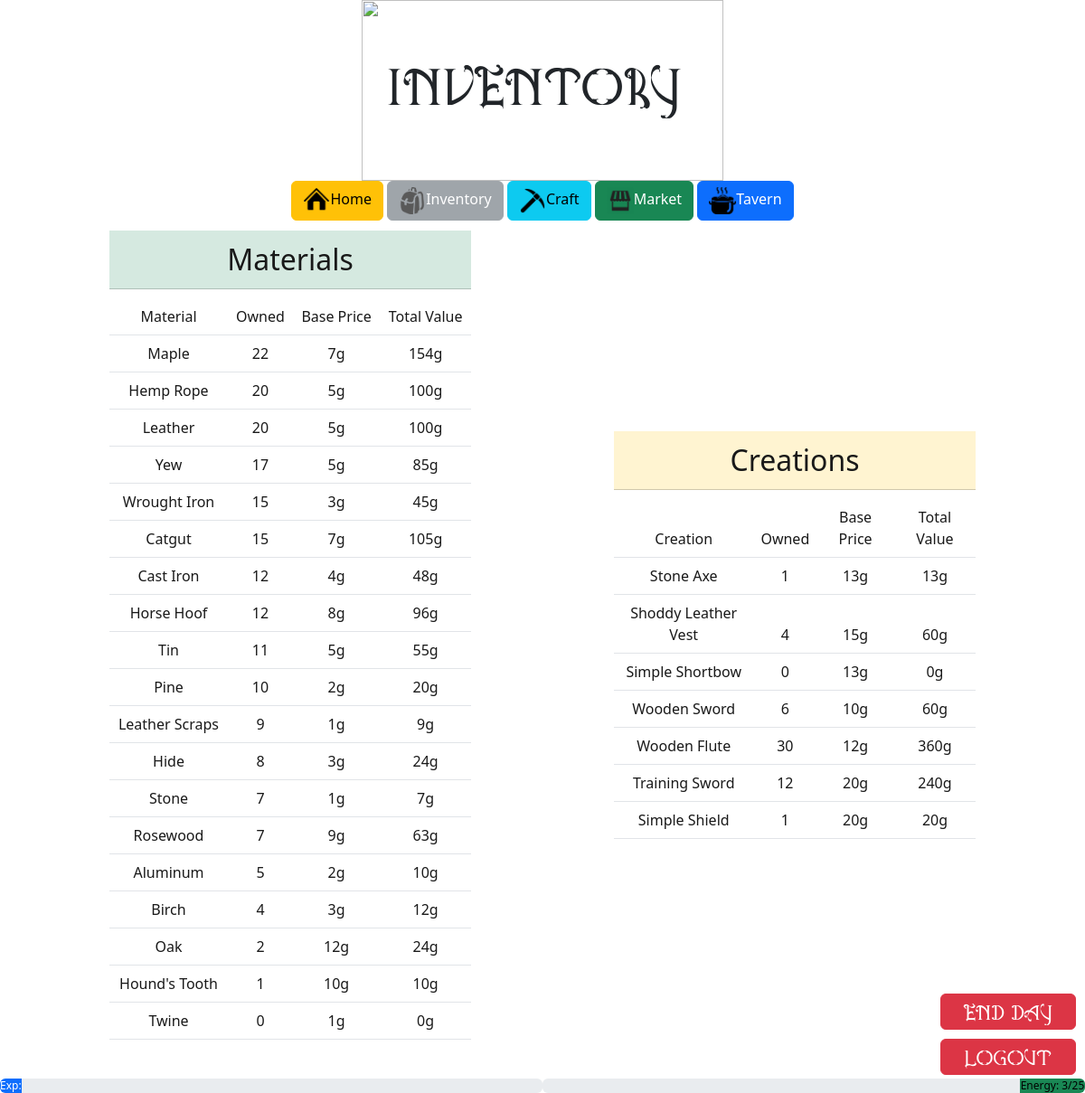
Before: /inventory (signed in) with the older database file.
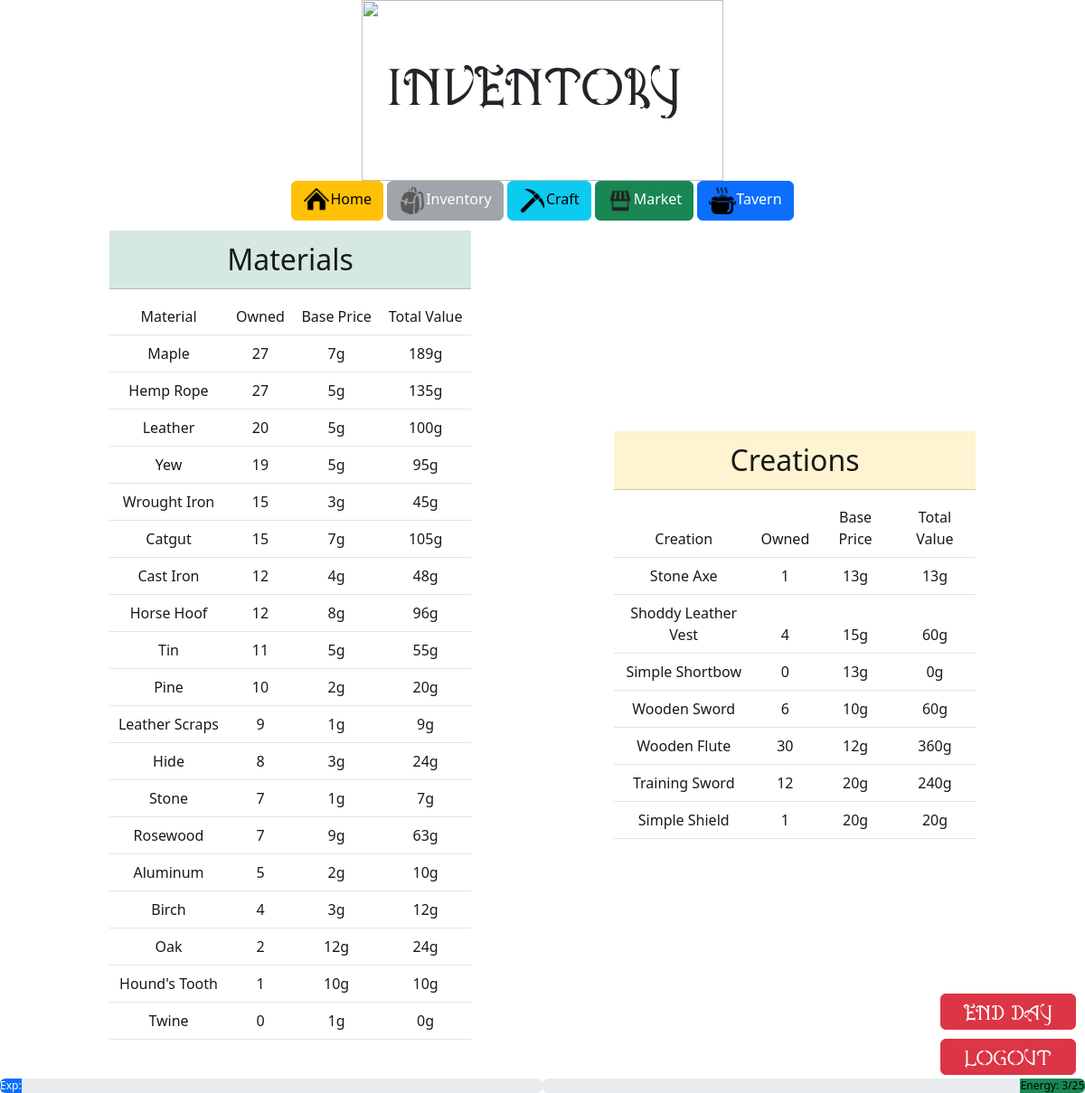
After: the same page with the newer database file.
### tables this page shows
CREATE TABLE "materials_inventory" (
    mat_id INTEGER NOT NULL, amount INTEGER DEFAULT 0, player_id INTEGER NOT NULL DEFAULT 1,
    FOREIGN KEY(mat_id) REFERENCES materials(id),
    FOREIGN KEY(player_id) REFERENCES stats(player_id)
);

CREATE TABLE materials (
    id INTEGER PRIMARY KEY AUTOINCREMENT NOT NULL,
    name TEXT NOT NULL,
    base_price INTEGER NOT NULL
);

CREATE TABLE "creations_inventory" (
    creation_id INTEGER NOT NULL, 'amount' INTEGER NOT NULL DEFAULT 0,
    player_id INTEGER NOT NULL DEFAULT 1,
    FOREIGN KEY(creation_id) REFERENCES creations(id),
    FOREIGN KEY(player_id) REFERENCES stats(player_id)
);

CREATE TABLE creations (
    id INTEGER PRIMARY KEY AUTOINCREMENT NOT NULL,
    name TEXT NOT NULL,
    base_price INTEGER NOT NULL
);

CREATE TABLE "stats" ('player_id' INTEGER PRIMARY KEY AUTOINCREMENT NOT NULL DEFAULT 1 , 'gold' INTEGER NOT NULL DEFAULT 200 , 'level' INTEGER NOT NULL DEFAULT 1, 'exp' INTEGER NOT NULL DEFAULT 0, 'next_level' INTEGER DEFAULT 100,'energy' INTEGER NOT NULL DEFAULT 10,'max_energy' INTEGER NOT NULL DEFAULT 10, `day` INTEGER NOT NULL DEFAULT 1);

### app.py (the view)
@app.route("/inventory", methods=["GET", "POST"])
def inventory():
    stats = db.execute("SELECT * FROM stats WHERE player_id = ?", session["user_id"])[0]
    inventory = db.execute("""SELECT name, mi.amount, base_price
                           FROM materials m
                           JOIN materials_inventory mi
                           ON m.id = mi.mat_id
                           AND mi.player_id = ? ORDER BY mi.amount DESC""", session["user_id"])
    c_inventory = db.execute("""SELECT name, ci.amount, base_price
                             FROM creations c
                             JOIN creations_inventory ci
                             ON c.id = ci.creation_id
                             AND ci.player_id = ?""", session["user_id"])
    return render_template("inventory.html", inventory=inventory, stats=stats, c_inventory=c_inventory)

### templates/inventory.html (shortened to what this page needs)
{% extends "layout.html" %}
{% block body %}
<body id="village">
    <div class="container">
        <img src="/static/scroll.png" class="overhead">
        <div class="centered">Inventory!</div>
    </div>
    <div class="container" id="navbutton">
        <a href="{{ url_for('stats') }}" class="btn btn-warning">
            <img src="/static/home.png" style="width:30px">Home</a>
        <button class="btn btn-secondary" disabled>
            <img src="/static/inventory.png" style="width:30px">Inventory</button>
        <a href="{{ url_for('craft') }}" class="btn btn-info">
            <img src="/static/Pickaxe.png" style="width:30px">Craft</a>
        <a href="{{ url_for('market') }}" class="btn btn-success">
            <img src="/static/market.png" style="width:30px">Market</a>
        <a href="{{ url_for('tavern') }}" class="btn btn-primary">
            <img src="/static/tavern.png" style="width:30px">Tavern</a>
            <table class="container">
                <tr>
                    <td style="align: left">
                    <table class="table" id="materials" style="width: 400px; opacity: 0.9; margin: 10px auto; font-size: 32px">
                        <thead><tr class="table-success"><td>Materials</td></tr></thead>
                    </table>
                    <table class="table" id="materials" style="width: 400px; opacity: 0.9; margin: 10px auto">
                        <thead>
                            <tr>
                                <td>Material</td>
                                <td>Owned</td>
                                <td>Base Price</td>
                                <td>Total Value</td>
                            </tr>
                            {% for item in inventory %}
                            <tr>
                                <td>{{ item.name }}</td>
                                <td>{{ item.amount }}</td>
                                <td>{{ item.base_price }}g</td>
                                <td>{{ item.base_price * item.amount }}g</td>
                            </tr>
                            {% endfor %}
                        </thead>
                    </table>
                </td>
                <td style="align: right">
                    <table class="table" style="width: 400px; opacity: 0.9; margin: 10px auto; font-size: 32px">
                        <thead><tr class="table-warning"><td>Creations</td></tr></thead>
                        <table class="table" id="materials" style="width: 400px; opacity: 0.9; margin: 10px auto">
                            <thead>
                                <tr>
                                    <td>Creation</td>
                                    <td>Owned</td>
                                    <td>Base Price</td>
                                    <td>Total Value</td>
                                </tr>
                                {% for item in c_inventory %}
                                <tr>
                                    <td>{{ item.name }}</td>
                                    <td>{{ item.amount }}</td>
                                    <td>{{ item.base_price }}g</td>
                                    <td>{{ item.base_price * item.amount }}g</td>
                                </tr>
                                {% endfor %}
                            </thead>
                        </table>
                    </td>
                </tr>
            </table>
    </div>
</body>
{% endblock %}

### templates/layout.html (shortened to what this page needs)
<!DOCTYPE html>
<html lang="en">
    <head>
        <link href="/static/style.css" rel="stylesheet">
        <link href="https://cdn.jsdelivr.net/npm/bootstrap@5.3.3/dist/css/bootstrap.min.css" rel="stylesheet">
    </head>
        {% block body %}{% endblock %}
    <br>
    <a href="{{ url_for('end_day') }}">
        <div style="position: fixed; bottom: 70px; right: 10px; z-index: 1">
            <button class="btn btn-danger" type="submit" id="end_day">End Day</button>
        </div>
    </a>
    <br>
    <a href="{{ url_for('logout') }}">
        <div style="position: fixed; bottom: 20px; right: 10px; z-index: 1">
            <button class="btn btn-danger" type="submit" id="end_day">Logout</button>
        </div>
    </a>
    {% set exp_bar = (stats['exp'] / stats['next_level']) * 100 %}
    <div class="progress" id="experience_bar" role="progressbar" aria-label="Example with label" aria-valuemin="0" aria-valuemax="100">
        <div class="progress-bar" style="width: {{ exp_bar }}%">Exp:  {{ '%0.2f' % exp_bar|float }}%</div>
    </div>
    {% set energy_bar = (stats['energy'] / stats['max_energy'] * 100) %}
    <div class="progress justify-content-end" id="energy_bar" role="progressbar" aria-label="Example with label" aria-valuemin="0" aria-valuemax="100">
        <div class="progress-bar bg-success" style="width: {{ energy_bar }}%; color: black">Energy:  {{ stats['energy'] }}/{{ stats['max_energy'] }}</div>
    </div>
</html>

### static/style.css (style rules this page uses)
#village { background-image:url('/static/Village.png'); background-repeat: no-repeat; background-attachment: fixed; background-size: cover; background-position: center; }
#navbutton { position: relative; }
.centered { position: absolute; top: 30%; right: 0; left: 0; margin-left: auto; margin-right: auto; font-size: 50px; font-family: AQ; }
.container { position: relative; text-align: center; }
.overhead { width: 400px; height: 200px; position: center; }
#end_day { width: 150px; height: 40px; font-size: 20px; font-family: AQ; }
#energy_bar { position: fixed; bottom: 0; right: 0; text-align: center; width: 50%; z-index: 1; }
#experience_bar { position: fixed; bottom: 0; text-align: center; width: 50%; z-index: 1; }

Changed rows visible on the page:
changed materials_inventory "Maple": amount "22" → "27"; item.base_price*item.amount "154" → "189"
changed materials_inventory "Hemp Rope": amount "20" → "27"; item.base_price*item.amount "100" → "135"
changed materials_inventory "Yew": amount "17" → "19"; item.base_price*item.amount "85" → "95"
